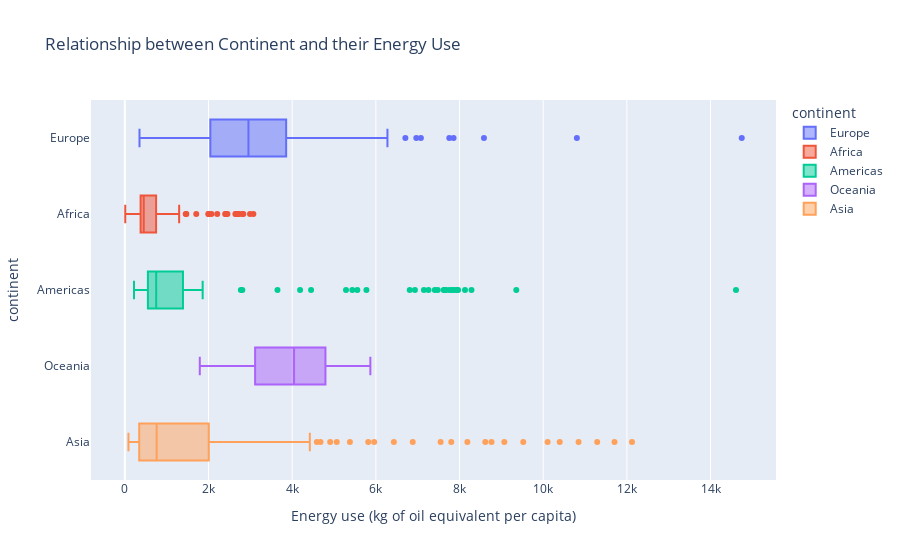

The code cell stored with this chart in its notebook:
### Code cell
#Demonstrating Step 6 with box plot

fig = px.box(main_file, 
             y='continent', x='Energy use (kg of oil equivalent per capita)',
             color='continent',
             title='Relationship between Continent and their Energy Use')
fig.show()

"""
What is the relationship between continent and 'Energy use (kg of oil equivalent per capita)'? 
Since there were many countries within each continent, I used a box plot to demonstrate comparison. 
Africa consumes the lowest energy use, followed by America and Asia. Europe consumes the highest amount of energy use.
"""

### Figure 1 — Plotly figure (JSON) as saved in the notebook; plotly's stock layout.template omitted (floating-point values rounded to 4 significant figures; data arrays with more than 128 entries replaced by an {"elided": "..."} marker saying what was removed)
{"data": [{"alignmentgroup": "True", "hovertemplate": "continent=%{y}<br>Energy use (kg of oil equivalent per capita)=%{x}<extra></extra>", "legendgroup": "Europe", "marker": {"color": "#636efa"}, "name": "Europe", "notched": false, "offsetgroup": "Europe", "orientation": "h", "showlegend": true, "type": "box", "x": {"elided": "239 float values"}, "x0": " ", "xaxis": "x", "y": {"elided": "239 str values"}, "y0": " ", "yaxis": "y"}, {"alignmentgroup": "True", "hovertemplate": "continent=%{y}<br>Energy use (kg of oil equivalent per capita)=%{x}<extra></extra>", "legendgroup": "Africa", "marker": {"color": "#EF553B"}, "name": "Africa", "notched": false, "offsetgroup": "Africa", "orientation": "h", "showlegend": true, "type": "box", "x": {"elided": "198 float values"}, "x0": " ", "xaxis": "x", "y": {"elided": "198 str values"}, "y0": " ", "yaxis": "y"}, {"alignmentgroup": "True", "hovertemplate": "continent=%{y}<br>Energy use (kg of oil equivalent per capita)=%{x}<extra></extra>", "legendgroup": "Americas", "marker": {"color": "#00cc96"}, "name": "Americas", "notched": false, "offsetgroup": "Americas", "orientation": "h", "showlegend": true, "type": "box", "x": {"elided": "188 float values"}, "x0": " ", "xaxis": "x", "y": {"elided": "188 str values"}, "y0": " ", "yaxis": "y"}, {"alignmentgroup": "True", "hovertemplate": "continent=%{y}<br>Energy use (kg of oil equivalent per capita)=%{x}<extra></extra>", "legendgroup": "Oceania", "marker": {"color": "#ab63fa"}, "name": "Oceania", "notched": false, "offsetgroup": "Oceania", "orientation": "h", "showlegend": true, "type": "box", "x": [3173.0, 3693.0, 4035.0, 4671.0, 4817.0, 4772.0, 4959.0, 5470.0, 5570.0, 5868.0, 1791.0, 2189.0, 2617.0, 3055.0, 3013.0, 3453.0, 3808.0, 4259.0, 4337.0, 4054.0], "x0": " ", "xaxis": "x", "y": ["Oceania", "Oceania", "Oceania", "Oceania", "Oceania", "Oceania", "Oceania", "Oceania", "Oceania", "Oceania", "Oceania", "Oceania", "Oceania", "Oceania", "Oceania", "Oceania", "Oceania", "Oceania", "Oceania", "Oceania"], "y0": " ", "yaxis": "y"}, {"alignmentgroup": "True", "hovertemplate": "continent=%{y}<br>Energy use (kg of oil equivalent per capita)=%{x}<extra></extra>", "legendgroup": "Asia", "marker": {"color": "#FFA15A"}, "name": "Asia", "notched": false, "offsetgroup": "Asia", "orientation": "h", "showlegend": true, "type": "box", "x": {"elided": "185 float values"}, "x0": " ", "xaxis": "x", "y": {"elided": "185 str values"}, "y0": " ", "yaxis": "y"}], "layout": {"autosize": true, "boxmode": "overlay", "legend": {"title": {"text": "continent"}, "tracegroupgap": 0}, "title": {"text": "Relationship between Continent and their Energy Use"}, "xaxis": {"anchor": "y", "autorange": true, "domain": [0, 1], "range": [-809.0, 15560.0], "title": {"text": "Energy use (kg of oil equivalent per capita)"}, "type": "linear"}, "yaxis": {"anchor": "x", "autorange": true, "categoryarray": ["Asia", "Oceania", "Americas", "Africa", "Europe"], "categoryorder": "array", "domain": [0, 1], "range": [-0.5, 4.5], "title": {"text": "continent"}, "type": "category"}}}
